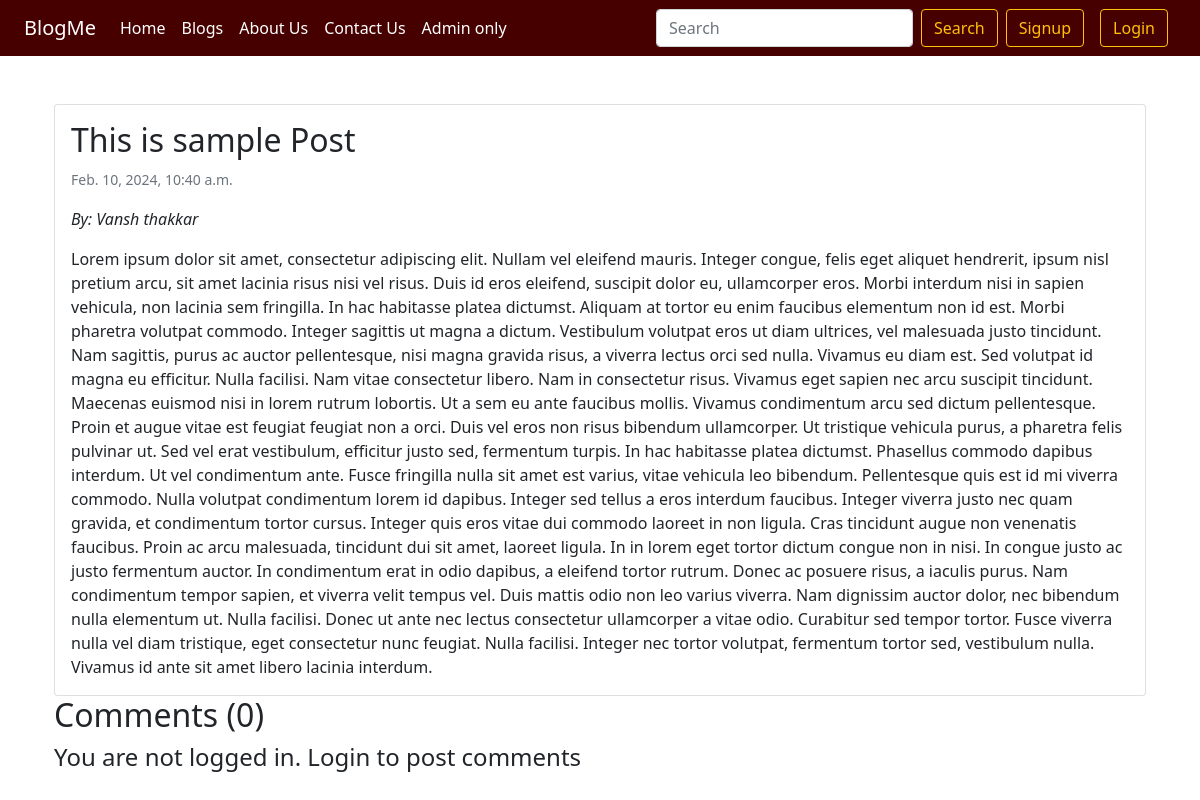
/blog/This-is-sample-Post-Vansh-Thakkar/, run on the app's committed database.
### blog/models.py (models this page shows, shortened)
class Post(models.Model):
    pid=models.AutoField(primary_key=True)
    title=models.CharField(max_length=255)
    author=models.CharField(max_length=15)
    content=models.TextField()
    slug=models.CharField(max_length=100)
    timestamp=models.DateTimeField(blank=True)

### blog/views.py (the view)
# urls.py: path('<str:slug>/', views.blogPost, name='blogPost'),
def blogPost(request, slug):
    post = Post.objects.filter(slug=slug).first()
    comments = BlogComment.objects.filter(post=post, parent=None)
    replies = BlogComment.objects.filter(post=post).exclude(parent=None)
    totalcomments = list(chain(comments, replies))
    replyDict = {}
    for reply in replies:
        if reply.parent.cid not in replyDict:
            replyDict[reply.parent.cid] = [reply]
        else:
            replyDict[reply.parent.cid].append(reply)
    context = {'post': post, 'comments': comments, 'user': request.user, 'replyDict': replyDict, 'totalcomments':totalcomments}
    return render(request, 'blog/blogPost.html', context)

### templates/blog/blogPost.html (shortened to what this page needs)
{% extends 'home/base.html' %}
{% block css %}
    <link href="https://stackpath.bootstrapcdn.com/bootstrap/5.1.3/css/bootstrap.min.css" rel="stylesheet">
{% endblock %}
{% block body %}
    {% load humanize %}
    {% load extras %}
    <div class="container mt-5">
        <div class="card">
            <div class="card-body">
                <h2 class="card-title">{{ post.title }}</h2>
                <p class="card-text"><small class="text-muted">{{ post.timestamp }}</small></p>
                <p class="card-text"><em>By: {{ post.author }}</em></p>
                <p class="card-text">{{ post.content }}</p>
            </div>
        </div>
    </div>
    <div class="container">
        <h2>Comments ({{ totalcomments|length }})</h2>
        <div class="my-2">
            {% if user.is_authenticated %}
                <form action="/blog/postComment/" method="post" class="my-3">
                    {% csrf_token %}
                    <div class="input-group mb-3">
                        <input type="text" class="form-control" name="comment" id="comment"
                               placeholder="Enter your comment here..." required>
                        <input type="hidden" name="postId" value="{{ post.pid }}">
                        <button class="btn btn-warning" type="submit">Submit</button>
                    </div>
                </form>
            {% else %}
                <h4>You are not logged in. Login to post comments</h4>
            {% endif %}
        </div>
    </div>
{% endblock %}

### data on the page
Post: title "This is sample Post", timestamp "Feb. 10, 2024, 10:40 a.m.", author "Vansh thakkar", content "Lorem ipsum dolor sit amet, consectetur adipiscing elit. Nullam vel eleifend mauris. Integer congue, felis eget aliquet hendrerit, ipsum nisl pretium arcu, sit amet lacinia risus nisi vel risus. Duis id eros eleifend, suscipit dolor eu, ullamcorper eros. Morbi interdum nisi in sapien vehicula, non lacinia sem fringilla. In hac habitasse platea dictumst. Aliquam at tortor eu enim faucibus elementum non id est. Morbi pharetra volutpat commodo. Integer sagittis ut magna a dictum. Vestibulum volutpat eros ut diam ultrices, vel malesuada justo tincidunt. Nam sagittis, purus ac auctor pellentesque, nisi magna gravida risus, a viverra lectus orci sed nulla. Vivamus eu diam est. Sed volutpat id…"

### other printed values
{{ totalcomments|length }} "0"
